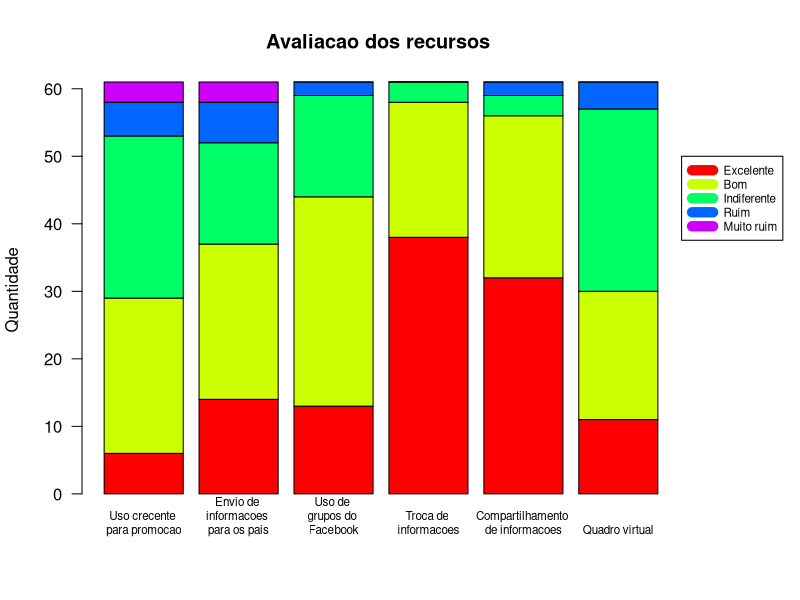

The R source for this figure:
#instala o package se necessário
if (!require(readxl)) install.packages('readxl')
library(readxl)

#joga a planilha em "dados"
dados <- read_excel("dados/umses_graduacao_2018_vtidy.xlsx", sheet="dados")

#Inicia a geração da imagem
png(filename="gráficos/Secao6_barplot.png", width = 800, height = 600, pointsize = 20)

#Inicia o armazenamento dos dados que serão utilizados (da seção 6)
a<-table(dados$grandeuso)

#Dá nome aos parâmetro de entrada (1 = Excelente, ..., 5 = Muito ruim)
names(a)<-c("Excelente", "Bom", "Indiferente", "Ruim", "Muito ruim")

#Apensiona à tabela "a" as outras linhas da seção 6
a<-rbind(a, c(sum(dados$evioinfo==1), sum(dados$evioinfo==2), sum(dados$evioinfo==3),
           sum(dados$evioinfo==4), sum(dados$evioinfo==5)))
a<-rbind(a, c(sum(dados$facegrupo==1), sum(dados$facegrupo==2), sum(dados$facegrupo==3),
              sum(dados$facegrupo==4), sum(dados$facegrupo==5)))
a<-rbind(a, c(sum(dados$trocainfo==1), sum(dados$trocainfo==2), sum(dados$trocainfo==3),
              sum(dados$trocainfo==4), sum(dados$trocainfo==5)))
a<-rbind(a, c(sum(dados$compinfopal==1), sum(dados$compinfopal==2), sum(dados$compinfopal==3),
              sum(dados$compinfopal==4), sum(dados$compinfopal==5)))
a<-rbind(a, c(sum(dados$quadrovirtual==1), sum(dados$quadrovirtual==2), sum(dados$quadrovirtual==3),
              sum(dados$quadrovirtual==4), sum(dados$quadrovirtual==5)))

#muda o nome das linhas para corresponder às perguntas da tabela
rownames(a)<-c("Uso crecente \npara promocao", "Envio de \ninformacoes \npara os pais",
               "Uso de \ngrupos do \nFacebook", "Troca de \ninformacoes", "Compartilhamento \nde informacoes", "Quadro virtual")

#transpõe a tabela
a<-t(a)

par(mar = c(5.1,4.1,4.1,6))
barplot(a, main = "Avaliacao dos recursos ",
        col = rainbow(5), las = 1, ylab = "Quantidade",
        cex.names = 0.7)

legend(7.5, 50, xpd = TRUE, legend = rownames(a), lwd = 10, col = rainbow(5),
       cex = 0.7)
#encerra o salvamento da imagem
dev.off()
